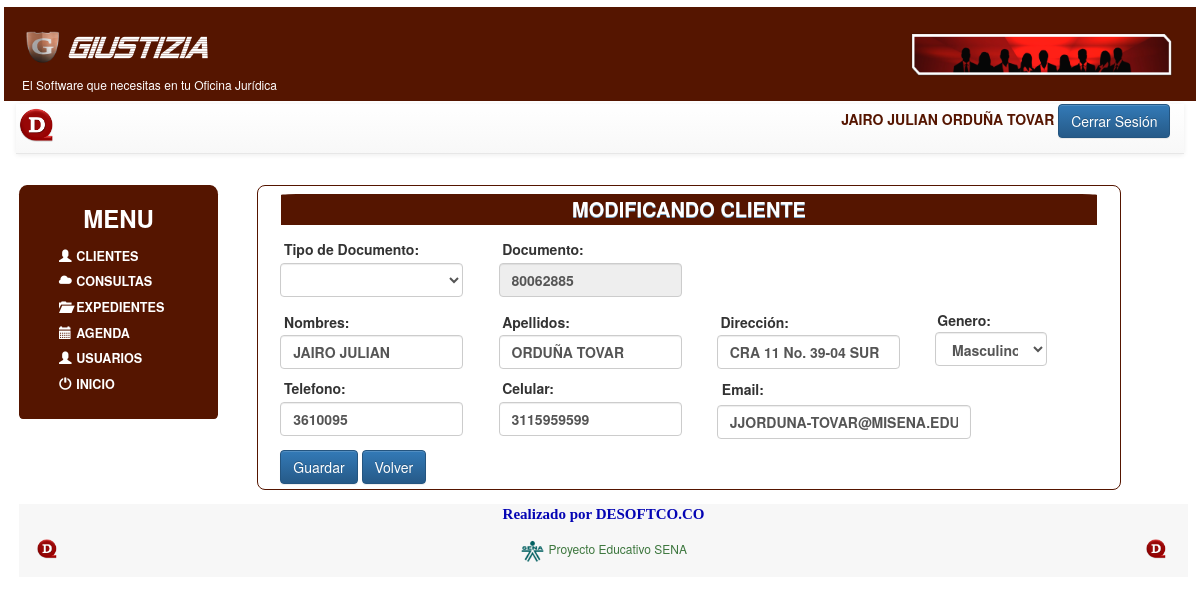
The app's page /vistas/flk_ClientesU.php?Documento=80062885 (signed in), older data.
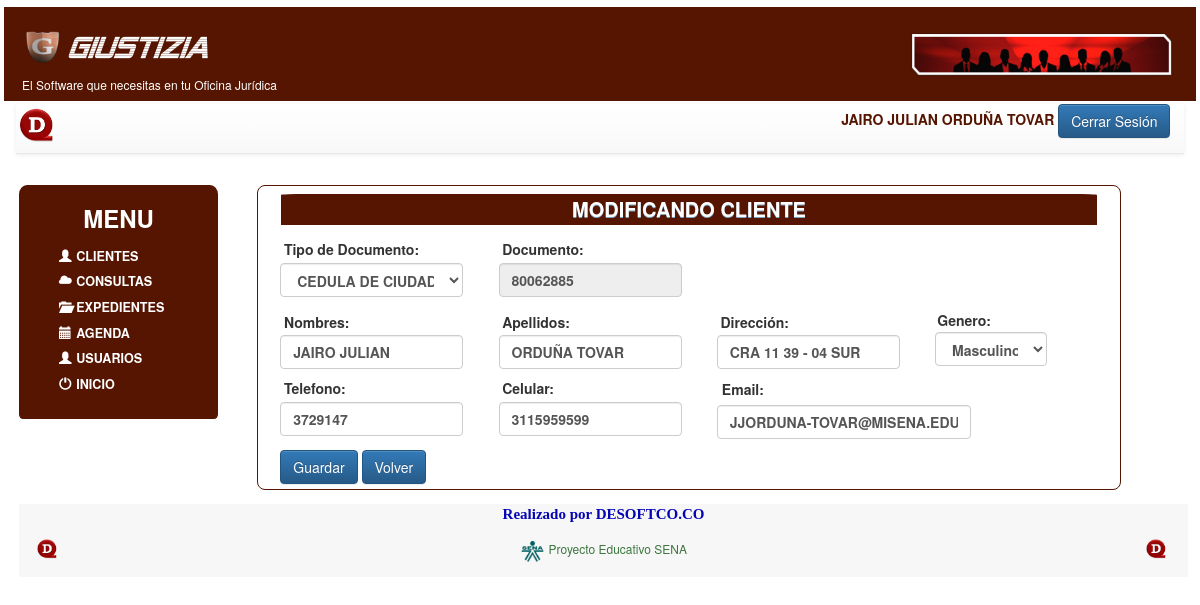
The same page, newer data.
### tables this page shows
CREATE TABLE `tbl_usuarios` (
  `usu_Documento` int(11) NOT NULL,
  `usu_Nombres` varchar(60) NOT NULL,
  `usu_Apellidos` varchar(60) DEFAULT NULL,
  `usu_Email` varchar(90) NOT NULL,
  `usu_FechaNacimiento` date DEFAULT NULL,
  `usu_Consultorio` int(11) NOT NULL,
  `usu_Clave` varchar(100) DEFAULT NULL,
  `usu_Celular` varchar(20) DEFAULT NULL COMMENT 'Uno\nDos\nTres\nCuatro\nCinco\nSeis',
  `usu_Telefono` varchar(15) DEFAULT NULL,
  `usu_Genero` varchar(1) DEFAULT NULL COMMENT 'M\nF',
  `usu_Direccion` varchar(150) DEFAULT NULL COMMENT 'Casado\nSoltero\nSeparado\nViudo\nUnion Libre',
  `usu_Logo` varchar(250) DEFAULT NULL,
  `usu_TipoDoc` int(11) NOT NULL,
  `usu_Estrato` int(11) DEFAULT NULL,
  `usu_tipusu` int(11) NOT NULL,
  `usu_Estado` int(11) NOT NULL,
  `usu_Municipio` varchar(5) NOT NULL,
  `usu_Especialidad` int(11) DEFAULT NULL
);

### vistas/flk_ClientesU.php (the view, shortened to what this page needs)
<?php
	include('nav.php');
	include('menu.php');
	include_once('../model/usuariosModel.php');
	$obj_model = new usuariosModel();
	$resultado = $obj_model->getEdiUnUsuario($conexion);
?>
	<article class="col-xs-12  col-sm-8 col-md-9 col-lg-9">
		<div class="ibody1 col-xs-12  col-sm-12 col-md-12 col-lg-12">
			<div align="center" class="jumbotron">
			<h8 align="center"><b>MODIFICANDO CLIENTE</b></h8>
			</div>
			<div >
				<form name="fModyClientes" id="fModyClientes" method="POST" action="">
					<div class="row">
							<div class="col-xs-12  col-sm-5 col-md-3 col-lg-3 " >
								<label>Tipo de Documento: </label>
								<select name="TipDoc" id="TipDoc" class="form-control" aria-describedby="sizing-addon2">
									<?php echo $obj_model-> getQryTipDoc($conexion);?>
									<?php echo $obj_model-> getTipoDocumento($conexion); ?>
						     	 </select>
							</div>
							<div div class="col-xs-12  col-sm-5 col-md-3 col-lg-3 ">
							<label>Documento: </label>
							<input type="number" min="1" name="documento" id="documento"  class="form-control" placeholder="Documento" aria-describedby="sizing-addon3" value="<?php echo $resultado['usu_Documento']?>" disabled="disabled" required/>
							</div>
							<div div class="col-xs-12  col-sm-5 col-md-3 col-lg-3">
							</div>
						<div class="col-xs-12  col-sm-12 col-md-12 col-lg-12">
						</div>
						<div class="col-xs-12  col-sm-5 col-md-3 col-lg-3 ">
						<label>Nombres: </label>
						<input type="text" name="nombre" id="nombre"  class="form-control" placeholder="Nombres" value="<?php echo $resultado['usu_Nombres']?>" required/>
						</div>
						<div class="col-xs-12  col-sm-5 col-md-3 col-lg-3 " >
						<label>Apellidos: </label>
						<input type="text" name="apellidos" id="apellidos"  class="form-control" placeholder="Apellidos" value="<?php echo $resultado['usu_Apellidos']?>" required/>
						</div>
						<div class="col-xs-12  col-sm-6 col-md-3 col-lg-3 ">
							<label>Dirección: </label>
							<input type="text" name="direccion" id="direccion" class="form-control" placeholder="Direccion" value="<?php echo $resultado['usu_Direccion']?>" required/>
						</div>
						<div class="col-xs-12  col-sm-5 col-md-2 col-lg-2 ">
							<label>Genero: </label>
							<select name="genero" id="genero" class="form-control">
							<?php
								if ($resultado['usu_Genero']=='F') {
									echo '<option value="F" selected>Femenino</option>';
									echo '<option value="M" >Masculino</option>';
								}else{
									echo '<option value="M" selected>Masculino</option>';
								}
							 ?>
							 </select>
						</div>
						<div class="col-xs-12  col-sm-5 col-md-3 col-lg-3 ">
							<label>Telefono: </label>
							<input type="number" name="telefono" id="telefono" class="form-control" placeholder="Utilice indicativo y es fuera de Bogotá" value="<?php echo $resultado['usu_Telefono']?>" required/>
						</div>
						<div class="col-xs-12  col-sm-5 col-md-3 col-lg-3 ">
							<label>Celular: </label>
							<input type="number" name="celular" id="celular" class="form-control" value="<?php echo $resultado['usu_Celular']?>">
						</div>
						<div class="col-xs-12  col-sm-5 col-md-4 col-lg-4 ">
							<label>Email: </label>
							<input type="email" name="email" id="emial" class="form-control" placeholder="Email" value="<?php echo $resultado['usu_Email']?>" required/>
						</div>
						<div class="col-xs-12  col-sm-12 col-md-12 col-lg-12">
						</div>
						<div class="col-xs-12  col-sm-12 col-md-12 col-lg-12">
							<input type="submit" name="btn_ModyClientesU" id="btn_ModyClientesU" class="btn btn-primary" value="Guardar" >
							<input type="button" class="btn btn-primary" onclick="location.href='frm_ListaClientes.php'" value="Volver" >
						</div>
					</div>
				</form>
			</div>
		</div>
		<br>
	</article>
	</section>
	</div>
<?php
		include('footer.php');
 ?>

Row changes from the older to the newer data that the page shows:
changed tbl_usuarios "JAIRO JULIAN": direccion "CRA 11 No. 39-04 SUR" → "CRA 11 39 - 04 SUR"; telefono "3610095" → "3729147"
Text that changed along with them:
form field TipDoc: (not shown) → "CEDULA DE CIUDADANIA"
